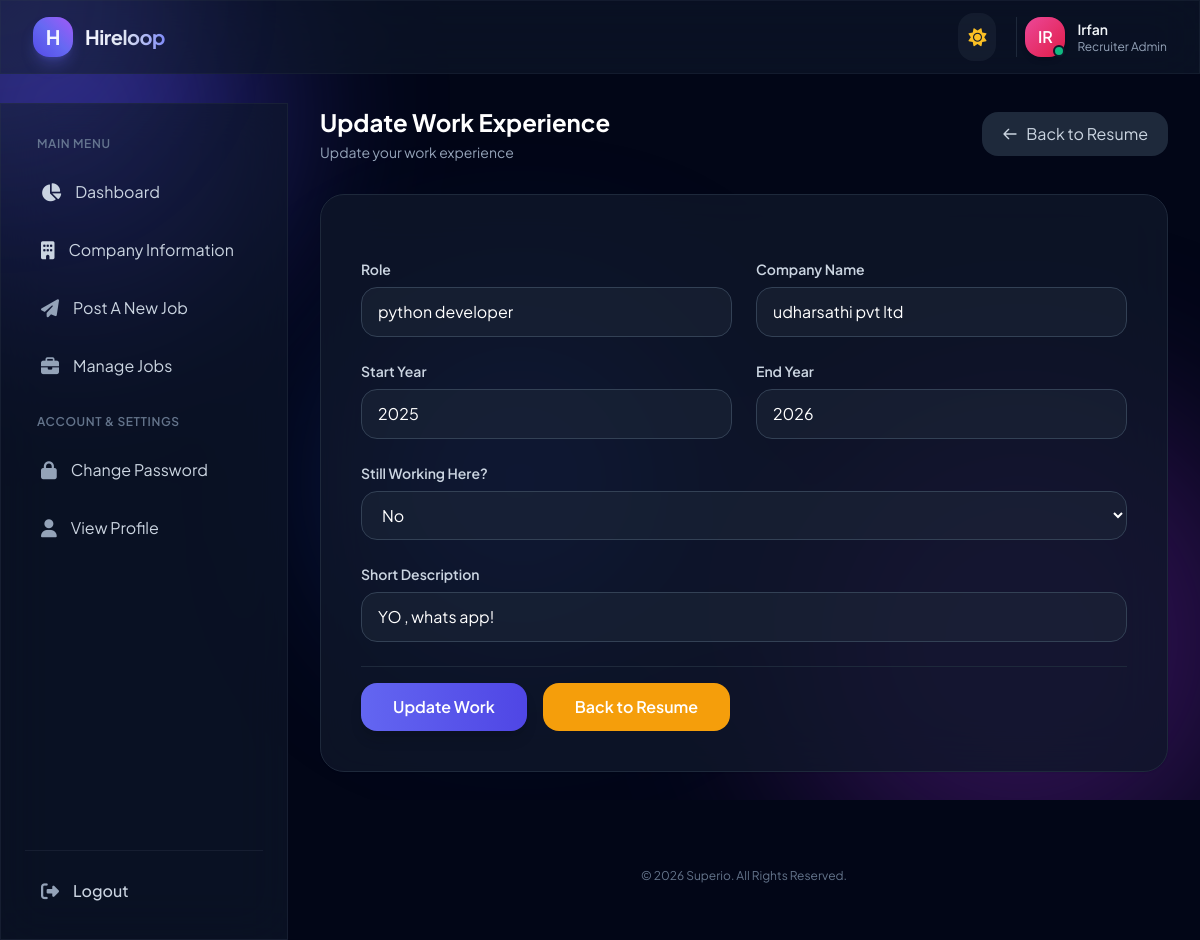
Page /resume/update-work/2/ (signed in) on the committed database.
### accounts/models.py (models this page shows)
class User(AbstractUser):
    email =  models.EmailField(unique= True ,null=False  )
    has_company = models.BooleanField(default = False)
    has_resume = models.BooleanField(default= False)
    is_recruiter = models.BooleanField(default= False)
    is_candidate = models.BooleanField(default= False)

### resume/models.py (models this page shows)
class Work(models.Model):
    resume = models.ForeignKey(Resume, on_delete=models.CASCADE, related_name='work_set', null= True , blank=True)
    role = models.CharField(max_length=100)
    company_name = models.CharField(max_length=100)
    start_year = models.PositiveIntegerField()
    end_year = models.PositiveIntegerField()
    description = models.CharField()
    still_working_here = models.CharField(
        max_length=20 ,
        choices=(
            ('Yes' ,'Yes'),
            ('No ' , 'No')
        ),
        default='No'
    )

### resume/views.py (the view)
# urls.py: path('update-work/<int:pk>/' , update_work , name='update-work'),
def  update_work(request ,pk):
   work = Work.objects.get(pk =pk)
   if request.method=="POST":
        form = UpdateWorkForm(request.POST, instance=work)
        if form.is_valid():
            form.save()
            messages.success(request , 'Work experience details has been updated')
            return redirect(reverse('resume-details' , args=[work.resume.pk]))
        else:
           messages.warning(request , "Something went wrong , please try again")
           return redirect(reverse('update-work' , args=[work.pk]))
   else:
       form = UpdateWorkForm( instance= work)
       context = {'form':form}
       return  render(request , 'resume/update_work.html', context)

### templates/resume/update_work.html (shortened to what this page needs)
{% extends 'base.html' %}
{% load widget_tweaks %}
{% block content %}
<div class="space-y-8 animate-fade-in pb-12" id="education-form-container">
    <div class="flex flex-col sm:flex-row sm:items-center sm:justify-between gap-4">
        <div>
            <h1 class="text-2xl font-bold text-slate-800 dark:text-white">Update Work Experience</h1>
            <p class="text-sm text-slate-500 dark:text-slate-400 mt-1">
                Update your work experience
            </p>
        </div>
        <a href="{% url 'resume-details' request.user.resume.pk %}"
           class="inline-flex items-center justify-center gap-2 px-5 py-2.5 rounded-2xl bg-slate-100 dark:bg-slate-800 text-slate-600 dark:text-slate-300">
            <svg class="w-4 h-4" fill="none" stroke="currentColor" viewBox="0 0 24 24">
                <path stroke-linecap="round" stroke-linejoin="round" stroke-width="2" d="M10 19l-7-7m0 0l7-7m-7 7h18"/>
            </svg>
            Back to Resume
        </a>
    </div>
    <div class="bg-white/80 dark:bg-slate-900/80 backdrop-blur-xl rounded-3xl p-6 sm:p-10 shadow-sm border border-slate-100 dark:border-slate-800" id="form-card">
        <form method="POST" class="space-y-6">
            <div class="grid grid-cols-1 md:grid-cols-2 gap-6">
                <div class="space-y-2">
                    <label for="{{ form.role.id_for_label }}" class="block text-sm font-semibold text-slate-700 dark:text-slate-300">
                        Role
                    </label>
                    {% render_field form.role class="w-full px-4 py-3 rounded-2xl bg-slate-50 dark:bg-slate-800/50 border border-slate-200 dark:border-slate-700 text-slate-800 dark:text-white" placeholder="e.g. Python developer" %}
                </div>
                <div class="space-y-2">
                    <label for="{{ form.company_name.id_for_label }}" class="block text-sm font-semibold text-slate-700 dark:text-slate-300">
                        Company Name
                    </label>
                    {% render_field form.company_name class="w-full px-4 py-3 rounded-2xl bg-slate-50 dark:bg-slate-800/50 border border-slate-200 dark:border-slate-700 text-slate-800 dark:text-white" placeholder="e.g. Wipro" %}
                </div>
                <div class="space-y-2">
                    <label for="{{ form.start_year.id_for_label }}" class="block text-sm font-semibold text-slate-700 dark:text-slate-300">
                        Start Year
                    </label>
                    <div class="relative">
                        {% render_field form.start_year class="w-full px-4 py-3 rounded-2xl bg-slate-50 dark:bg-slate-800/50 border border-slate-200 dark:border-slate-700 text-slate-800 dark:text-white" %}
                    </div>
                </div>
                <div class="space-y-2">
                    <label for="{{ form.end_year.id_for_label }}" class="block text-sm font-semibold text-slate-700 dark:text-slate-300">
                        End Year
                    </label>
                    <div class="relative">
                        {% render_field form.end_year class="w-full px-4 py-3 rounded-2xl bg-slate-50 dark:bg-slate-800/50 border border-slate-200 dark:border-slate-700 text-slate-800 dark:text-white" %}
                    </div>
                </div>
                <div class="space-y-2 md:col-span-2">
                    <label for="{{ form.still_working_here.id_for_label }}" class="block text-sm font-semibold text-slate-700 dark:text-slate-300">
                        Still Working  Here?
                    </label>
                    <div class="relative">
                        {% render_field form.still_working_here class="w-full px-4 py-3 rounded-2xl bg-slate-50 dark:bg-slate-800/50 border border-slate-200 dark:border-slate-700 text-slate-800 dark:text-white" %}
                    </div>
                </div>
                <div class="space-y-2 md:col-span-2">
                    <label for="{{ form.description.id_for_label }}" class="block text-sm font-semibold text-slate-700 dark:text-slate-300">
                        Short Description
                    </label>
                    {% render_field form.description rows="4" class="w-full px-4 py-3 rounded-2xl bg-slate-50 dark:bg-slate-800/50 border border-slate-200 dark:border-slate-700 text-slate-800 dark:text-white" placeholder="Enter short description..." %}
                </div>
            </div>
            <div class="flex items-center gap-4 pt-4 border-t border-slate-100 dark:border-slate-800">
                <button type="submit" class="px-8 py-3 rounded-2xl bg-gradient-to-r from-brand-500 to-brand-600 text-white font-semibold shadow-lg">
                    Update Work
                </button>
                <a href="{% url 'resume-details' request.user.resume.pk%}" class="px-8 py-3 rounded-2xl bg-amber-500 text-white font-semibold">
                    Back to Resume
                </a>
            </div>
        </form>
    </div>
</div>
{% endblock %}

### templates/base.html (shortened to what this page needs)
<!doctype html>
<html lang="en" class="dark">
  <head>
    <script src="https://cdn.tailwindcss.com"></script>
    <link
      rel="stylesheet"
      href="https://cdnjs.cloudflare.com/ajax/libs/font-awesome/6.4.0/css/all.min.css"
    />
  </head>
  <body
    class="bg-slate-50 dark:bg-slate-950 text-slate-800 dark:text-slate-100 transition-colors duration-500 min-h-screen flex flex-col"
  >
    <div class="bg-mesh">
      <div
        class="blob w-96 h-96 bg-indigo-400 dark:bg-indigo-600 top-[-10%] left-[-10%]"
      ></div>
      <div
        class="blob w-[30rem] h-[30rem] bg-purple-400 dark:bg-purple-900 bottom-[-10%] right-[-5%]"
        style="animation-delay: -5s"
      ></div>
      <div
        class="blob w-80 h-80 bg-blue-300 dark:bg-blue-800 top-[40%] left-[30%]"
        style="animation-delay: -10s"
      ></div>
    </div>
    <div
      id="cursor-glow"
      class="pointer-events-none fixed top-0 left-0 w-80 h-80 bg-indigo-500/15 dark:bg-indigo-400/10 rounded-full blur-3xl -translate-x-1/2 -translate-y-1/2 transition-opacity duration-300 z-50"
    ></div>
    <header
      class="sticky top-0 z-40 w-full glass-card border-b border-slate-200/50 dark:border-slate-800/50 px-4 lg:px-8 py-3 flex items-center justify-between"
    >
      <div class="flex items-center gap-4">
        <a href="{% url 'dashboard' %}" class="flex items-center gap-3">
          <div
            class="w-10 h-10 rounded-2xl bg-gradient-to-tr from-indigo-600 via-indigo-500 to-purple-500 flex items-center justify-center text-white font-bold text-xl shadow-lg shadow-indigo-500/30 transform hover:scale-105 transition-transform duration-300"
          >
            H
          </div>
          <span
            class="text-xl font-bold bg-clip-text text-transparent bg-gradient-to-r from-slate-900 via-indigo-950 to-indigo-600 dark:from-white dark:via-slate-200 dark:to-indigo-400 tracking-tight"
          >
          </span>
        </a>
      </div>
      <div class="flex items-center gap-3 md:gap-5">
        <button
          id="theme-toggle"
          class="p-2.5 rounded-2xl bg-slate-200/50 dark:bg-slate-800/50 hover:bg-slate-300/50 dark:hover:bg-slate-700/50 text-slate-700 dark:text-slate-200 transition-all duration-300 active:scale-90"
        >
          <i
            class="fa-solid fa-sun hidden dark:block text-lg text-amber-400"
          ></i>
        </button>
        <div
          class="flex items-center gap-3 pl-2 border-l border-slate-200 dark:border-slate-800"
        >
          <div class="relative">
            <div
              class="w-10 h-10 rounded-2xl bg-gradient-to-br from-pink-500 to-rose-600 flex items-center justify-center text-white font-semibold shadow-md"
            >
              {{ request.user.username|slice:":2"|upper|default:"UK" }}
            </div>
            <span
              class="absolute bottom-0 right-0 w-3 h-3 bg-emerald-500 border-2 border-white dark:border-slate-900 rounded-full"
            ></span>
          </div>
          <div class="hidden md:block text-left">
            <div
              class="text-sm font-semibold text-slate-800 dark:text-slate-100 flex items-center gap-1.5"
            >
              {{request.user.first_name|default:request.user.last_name|default:"username"}}
            </div>
            <div class="text-xs text-slate-500 dark:text-slate-400">
              Recruiter Admin
            </div>
          </div>
        </div>
      </div>
    </header>
    <div class="flex flex-1 relative">
      <aside class="w-72 glass-card border-r border-slate-200/60 dark:border-slate-800/60 p-6 flex flex-col justify-between hidden lg:flex shrink-0 sticky top-[103px] h-[calc(100vh-103px)]">
    <nav class="space-y-1.5">
        <div class="px-3 py-2 text-xs font-semibold text-slate-400 dark:text-slate-500 uppercase tracking-wider">
            Main Menu
        </div>
        <a href="{% url 'dashboard' %}"
           class="flex items-center gap-3.5 px-4 py-3 rounded-2xl transition-all {% if request.resolver_match.url_name == 'dashboard' %}bg-indigo-600 text-white font-medium shadow-md shadow-indigo-500/20{% else %}text-slate-600 dark:text-slate-300 hover:bg-slate-100 dark:hover:bg-slate-800/60{% endif %}">
            <i class="fa-solid fa-chart-pie text-lg"></i>
            <span>Dashboard</span>
        </a>
        {% if request.user.is_candidate %}
            {% if request.user.has_resume %}
                 <a href="{% url "resume-details" request.user.resume.pk %}"
                   class="flex items-center gap-3.5 px-4 py-3 rounded-2xl text-slate-600 dark:text-slate-300 hover:bg-slate-100 dark:hover:bg-slate-800/60 transition-all group">
                    <i class="fa-solid fa-book text-lg text-slate-400 group-hover:text-indigo-500 transition-colors"></i>
                    <span>Your Resume</span>
                </a>
                <a href="{% url "available_jobs" %}"
                   class="flex items-center gap-3.5 px-4 py-3 rounded-2xl text-slate-600 dark:text-slate-300 hover:bg-slate-100 dark:hover:bg-slate-800/60 transition-all group">
                    <i class="fa-solid fa-briefcase text-lg text-slate-400 group-hover:text-indigo-500 transition-colors"></i>
                    <span>Apply for Jobs</span>
                </a>
                <a href="{% url "manage_applied_jobs" %}"
                   class="flex items-center gap-3.5 px-4 py-3 rounded-2xl text-slate-600 dark:text-slate-300 hover:bg-slate-100 dark:hover:bg-slate-800/60 transition-all group">
                    <i class="fa-solid fa-file-invoice text-lg text-slate-400 group-hover:text-indigo-500 transition-colors"></i>
                    <span>Manage Applied Jobs</span>
                </a>
                 <a href="{% url "all_saved_jobs" %}"
                   class="flex items-center gap-3.5 px-4 py-3 rounded-2xl text-slate-600 dark:text-slate-300 hover:bg-slate-100 dark:hover:bg-slate-800/60 transition-all group">
                    <i class="fa-solid fa-save text-lg text-slate-400 group-hover:text-indigo-500 transition-colors"></i>
                    <span>Saved Jobs</span>
                </a>
            {% else %}
                <a href="{% url 'add-resume' %}"
                   class="flex items-center gap-3.5 px-4 py-3 rounded-2xl text-slate-600 dark:text-slate-300 hover:bg-slate-100 dark:hover:bg-slate-800/60 transition-all group">
                    <i class="fa-solid fa-file-lines text-lg text-slate-400 group-hover:text-indigo-500 transition-colors"></i>
                    <span>Add Resume</span>
                </a>
            {% endif %}
        {% else %}
            {% if request.user.has_company and request.user.company %}
                <a href="{% url 'company-details' request.user.company.pk %}"
                   class="flex items-center gap-3.5 px-4 py-3 rounded-2xl transition-all {% if request.resolver_match.url_name == 'company-details' %}bg-indigo-600 text-white font-medium{% else %}text-slate-600 dark:text-slate-300 hover:bg-slate-100 dark:hover:bg-slate-800/60{% endif %}">
                    <i class="fa-solid fa-building text-lg"></i>
                    <span>Company Information</span>
                </a>
                <a href="{% url 'create-job' %}"
                   class="flex items-center gap-3.5 px-4 py-3 rounded-2xl text-slate-600 dark:text-slate-300 hover:bg-slate-100 dark:hover:bg-slate-800/60 transition-all group">
                    <i class="fa-solid fa-paper-plane text-lg text-slate-400 group-hover:text-indigo-500 transition-colors"></i>
                    <span>Post A New Job</span>
                </a>
                <a href="{% url 'jobs-per-company' %}"
                   class="flex items-center gap-3.5 px-4 py-3 rounded-2xl text-slate-600 dark:text-slate-300 hover:bg-slate-100 dark:hover:bg-slate-800/60 transition-all group">
                    <i class="fa-solid fa-briefcase text-lg text-slate-400 group-hover:text-indigo-500 transition-colors"></i>
                    <span>Manage Jobs</span>
                </a>
            {% endif %}
        {% endif %}
        <div class="pt-4 px-3 py-2 text-xs font-semibold text-slate-400 dark:text-slate-500 uppercase tracking-wider">
            Account & Settings
        </div>
        <a href="{% url 'change_password' %}"
           class="flex items-center gap-3.5 px-4 py-3 rounded-2xl text-slate-600 dark:text-slate-300 hover:bg-slate-100 dark:hover:bg-slate-800/60 transition-all group">
            <i class="fa-solid fa-lock text-lg text-slate-400 group-hover:text-indigo-500 transition-colors"></i>
            <span>Change Password</span>
        </a>
        <a href="{% url 'update-profile' request.user.pk %}"
           class="flex items-center gap-3.5 px-4 py-3 rounded-2xl text-slate-600 dark:text-slate-300 hover:bg-slate-100 dark:hover:bg-slate-800/60 transition-all group">
            <i class="fa-solid fa-user text-lg text-slate-400 group-hover:text-indigo-500 transition-colors"></i>
            <span>View Profile</span>
        </a>
    </nav>
    <div class="pt-4 border-t border-slate-200/60 dark:border-slate-800/60 space-y-1">
        <a href="{% url 'logout' %}"
           class="flex items-center gap-3.5 px-4 py-2.5 rounded-2xl text-slate-600 dark:text-slate-300 hover:bg-slate-200/50 dark:hover:bg-slate-800/50 transition-all font-medium">
            <i class="fa-solid fa-right-from-bracket text-lg text-slate-400"></i>
            <span>Logout</span>
        </a>
    </div>
  </aside>
      <main class="flex-1 p-4 lg:p-8 max-w-7xl mx-auto w-full space-y-6">
        {% block content %}{% endblock %}
        <footer
          class="text-center py-6 text-xs text-slate-400 dark:text-slate-500"
        >
          &copy; 2026 Superio. All Rights Reserved.
        </footer>
      </main>
    </div>
  </body>
</html>

### rows in the picture
User: user.username "IR", user.first_name "Irfan"
Work: role "python developer", company_name "udharsathi pvt ltd", start_year "2025", end_year "2026", still_working_here "No", description "YO , whats app!"
